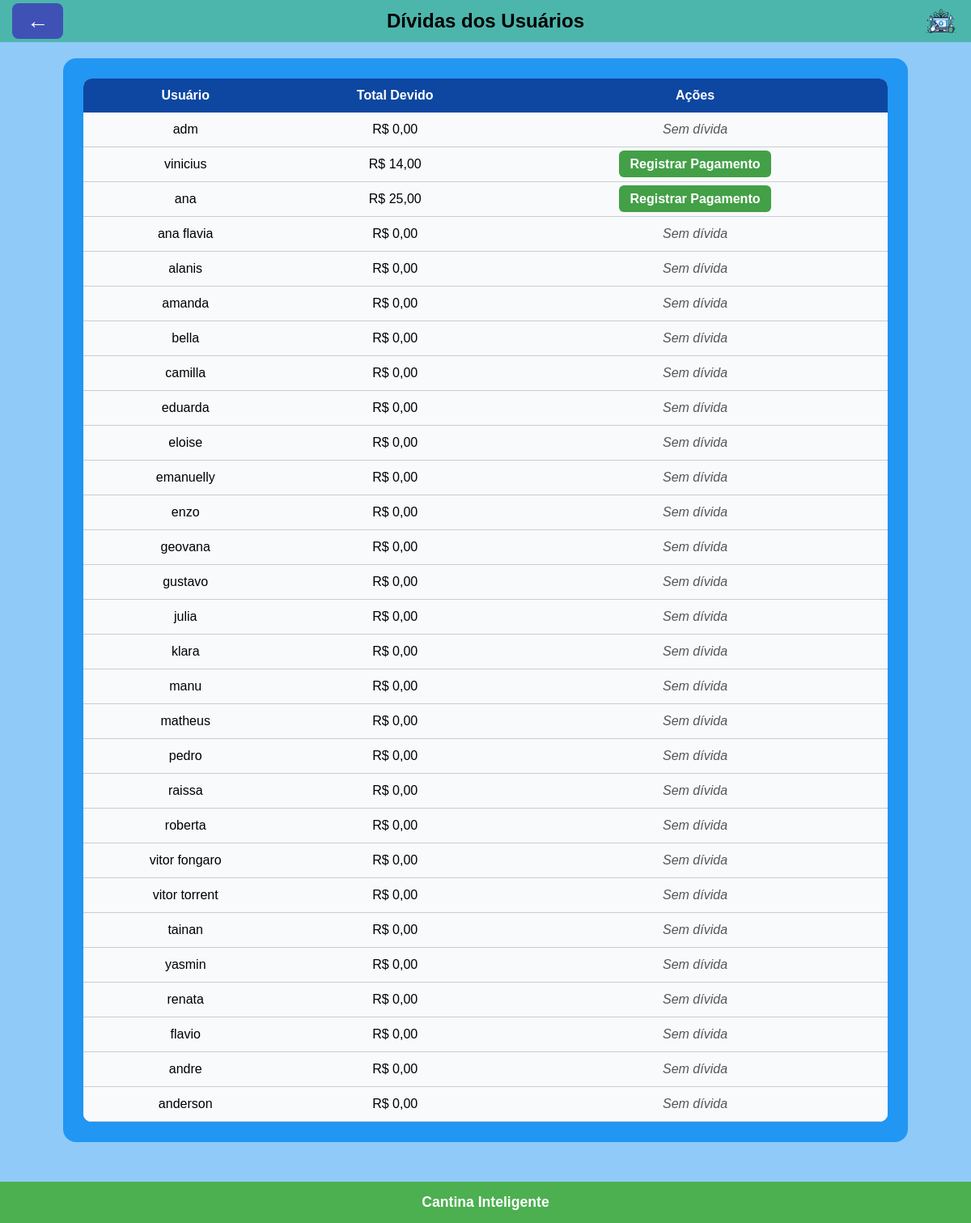
Page /dividas/ (signed in) on the committed database.
### PFI/models.py (models this page shows, shortened)
class Usuario(models.Model):
    nome = models.CharField(max_length=100)
    matricula = models.CharField(max_length=20, unique=True)
    telefone = models.CharField(max_length=20, blank=True, null=True)
    telefone_responsavel = models.CharField(max_length=20, blank=True, null=True)
    email = models.EmailField(unique=True)
    senha = models.CharField(max_length=128)
    is_admin = models.BooleanField(default=False)
    saldo_em_dividas = models.DecimalField(max_digits=6, decimal_places=2, default=0)
    data_primeira_compra = models.DateField(null=True, blank=True)
    foto = models.ImageField(upload_to='fotos_usuarios/', blank=True, null=True)

### PFI/views.py (the view)
# urls.py: path('dividas/', views.minhas_dividas, name='minhas_dividas'),
def minhas_dividas(request):
    usuario_id = request.session.get('usuario_id')
    usuario = get_object_or_404(Usuario, id=usuario_id)
    if not usuario.is_admin:
        return redirect("cliente")
    usuarios = Usuario.objects.all()
    dados = []
    for u in usuarios:
        total = Venda.objects.filter(usuario=u, pago=False).aggregate(
            total=Sum('valor_total')
        )['total'] or Decimal('0')
        dados.append({
            'usuario': u,
            'total_devido': total
        })
    return render(
        request,
        'Site_principal/dividas/minhas_dividas_adm.html',
        {'dados': dados, 'usuario': usuario}
    )

### templates/Site_principal/dividas/minhas_dividas_adm.html
{% load static %}
{% block content %}
<link rel="stylesheet" href="{% static 'CSS/style_dividas_adm.css' %}">
<header class="topo">
    <button class="btn-voltar" onclick="location.href='{% url 'adm_dashboard' %}'">←</button>
    <h1>Dívidas dos Usuários</h1>
    <img src="{% static 'media/logo.png' %}" class="logo-topo" alt="Logo">
</header>
<main class="conteudo">
    <div class="card-container">
        <table class="tabela">
            <thead>
                <tr>
                    <th>Usuário</th>
                    <th>Total Devido</th>
                    <th>Ações</th>
                </tr>
            </thead>
            <tbody>
                {% for item in dados %}
                <tr>
                    <td>{{ item.usuario.nome }}</td>
                    <td>R$ {{ item.total_devido|floatformat:2 }}</td>
                    <td>
                        {% if item.total_devido > 0 %}
                            <a href="{% url 'registrar_pagamento' item.usuario.matricula %}" class="btn-acao verde">
                                Registrar Pagamento
                            </a>
                        {% else %}
                            <span class="sem-divida">Sem dívida</span>
                        {% endif %}
                    </td>
                </tr>
                {% endfor %}
            </tbody>
        </table>
    </div>
</main>
<footer class="rodape">
    Cantina Inteligente
</footer>
{% endblock %}

### PFI/static/CSS/style_dividas_adm.css (style rules this page uses)
* { margin: 0; padding: 0; box-sizing: border-box; font-family: Arial, sans-serif; }
.topo { background: #4db6ac; padding: 12px; display: flex; align-items: center; justify-content: center; position: relative; }
.topo h1 { color: black; font-size: 1.5rem; font-weight: bold; }
.btn-voltar { position: absolute; left: 15px; background: #3f51b5; color: white; border: none; font-size: 1.7rem; padding: 8px 18px; border-radius: 8px; cursor: pointer; text-decoration: none; line-height: 1; display: flex; align-items: center; justify-content: center; }
.logo-topo { position: absolute; right: 15px; width: 45px; height: 45px; object-fit: contain; }
.conteudo { flex: 1; display: flex; justify-content: center; padding: 20px; padding-bottom: 100px; }
.card-container { width: 90%; background: #2196f3; padding: 25px; border-radius: 16px; color: white; }
.tabela { width: 100%; border-collapse: collapse; background: #e3f2fd; border-radius: 10px; overflow: hidden; }
.tabela th { background: #0d47a1; color: white; padding: 12px; }
.tabela td { padding: 12px; text-align: center; color: black; background: #f8fafc; border-bottom: 1px solid #ccc; }
.btn-acao { padding: 8px 14px; border-radius: 6px; font-weight: bold; text-decoration: none; color: white; }
.btn-acao.verde { background: #43a047; }
.sem-divida { color: #555; font-style: italic; }
.rodape { background: #4caf50; color: white; text-align: center; padding: 15px; font-weight: bold; font-size: 1.1rem; position: fixed; bottom: 0; left: 0; width: 100%; }

### rows in the picture
Usuario: usuario.nome "adm", total_devido "0,00", shows "Sem dívida"
Usuario: usuario.nome "vinicius", total_devido "14,00", shows "Registrar Pagamento"
Usuario: usuario.nome "ana", total_devido "25,00", shows "Registrar Pagamento"
Usuario: usuario.nome "ana flavia", total_devido "0,00", shows "Sem dívida"
Usuario: usuario.nome "alanis", total_devido "0,00", shows "Sem dívida"
Usuario: usuario.nome "amanda", total_devido "0,00", shows "Sem dívida"
Usuario: usuario.nome "bella", total_devido "0,00", shows "Sem dívida"
Usuario: usuario.nome "camilla", total_devido "0,00", shows "Sem dívida"
Usuario: usuario.nome "eduarda", total_devido "0,00", shows "Sem dívida"
Usuario: usuario.nome "eloise", total_devido "0,00", shows "Sem dívida"
Usuario: usuario.nome "emanuelly", total_devido "0,00", shows "Sem dívida"
Usuario: usuario.nome "enzo", total_devido "0,00", shows "Sem dívida"
Usuario: usuario.nome "geovana", total_devido "0,00", shows "Sem dívida"
Usuario: usuario.nome "gustavo", total_devido "0,00", shows "Sem dívida"
Usuario: usuario.nome "julia", total_devido "0,00", shows "Sem dívida"
Usuario: usuario.nome "klara", total_devido "0,00", shows "Sem dívida"
Usuario: usuario.nome "manu", total_devido "0,00", shows "Sem dívida"
Usuario: usuario.nome "matheus", total_devido "0,00", shows "Sem dívida"
Usuario: usuario.nome "pedro", total_devido "0,00", shows "Sem dívida"
Usuario: usuario.nome "raissa", total_devido "0,00", shows "Sem dívida"
Usuario: usuario.nome "roberta", total_devido "0,00", shows "Sem dívida"
Usuario: usuario.nome "vitor fongaro", total_devido "0,00", shows "Sem dívida"
Usuario: usuario.nome "vitor torrent", total_devido "0,00", shows "Sem dívida"
Usuario: usuario.nome "tainan", total_devido "0,00", shows "Sem dívida"
Usuario: usuario.nome "yasmin", total_devido "0,00", shows "Sem dívida"
Usuario: usuario.nome "renata", total_devido "0,00", shows "Sem dívida"
Usuario: usuario.nome "flavio", total_devido "0,00", shows "Sem dívida"
Usuario: usuario.nome "andre", total_devido "0,00", shows "Sem dívida"
Usuario: usuario.nome "anderson", total_devido "0,00", shows "Sem dívida"
